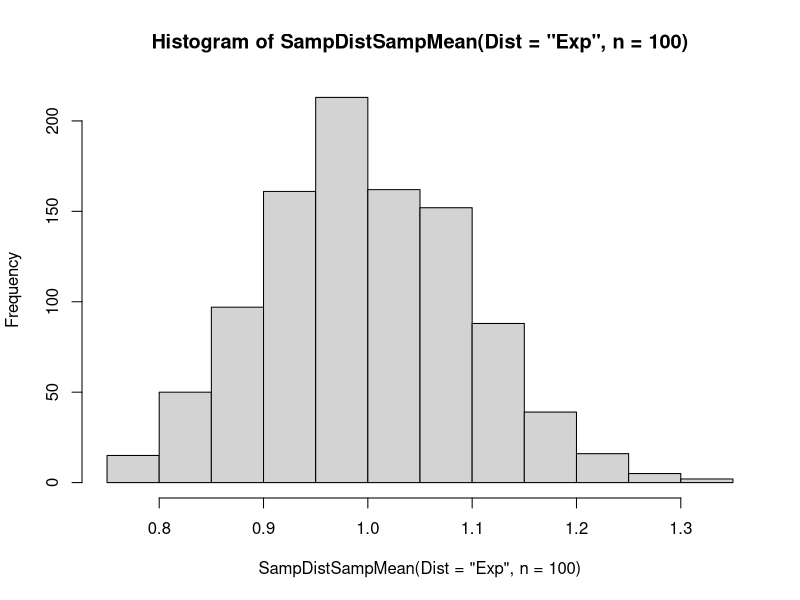

The R source for this figure:

# CLT Function 
SampDistSampMean = function(n = 100, simulations = 1000, Dist = "Norm", mean = 0, sd = 1)
{
  xbar_holder = numeric(simulations)
  TheSample = numeric(n)
  
  for(i in 1:simulations)     # for loop to make "simulation" number of xbars
  {
    if(Dist == "Norm") TheSample = rnorm(n,mean,sd)
    if(Dist == "Uni")  TheSample = runif(n)
    if(Dist == "Exp") TheSample = rexp(n)
    
    sampMean = mean(TheSample)  
    
    xbar_holder[i] = sampMean
    
  }
  return(xbar_holder)   # we want to return the "simulation" number of xbars. 
}

hist(SampDistSampMean(Dist = "Exp",n = 100))

